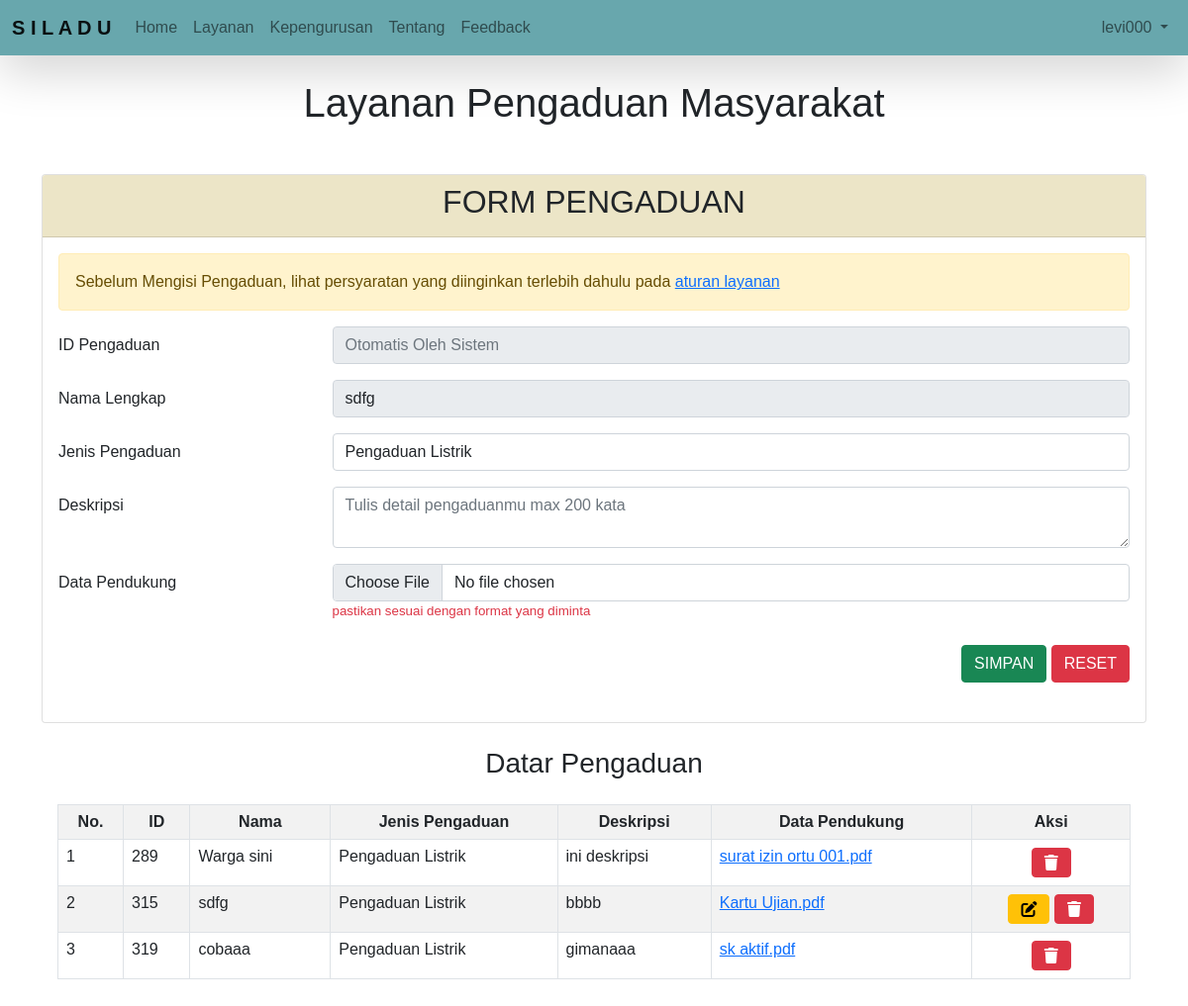
The app's page /pengguna/pengaduan.php (signed in) with its own data.
### tables this page shows
CREATE TABLE `user` (
  `username` varchar(20) NOT NULL,
  `password` varchar(255) NOT NULL,
  `nama` varchar(50) NOT NULL,
  `email` varchar(50) NOT NULL,
  `alamat` text NOT NULL,
  `tlp` varchar(15) NOT NULL,
  `level` enum('admin','petugas','warga') NOT NULL,
  `nip` varchar(18) NOT NULL
);

CREATE TABLE `pengaduan` (
  `id` int(10) NOT NULL,
  `userId` varchar(16) NOT NULL,
  `nama` varchar(100) NOT NULL,
  `jenis` varchar(50) NOT NULL,
  `deskripsi` text NOT NULL,
  `data` varchar(255) NOT NULL DEFAULT '-',
  `tanggal` datetime NOT NULL
);

### pengguna/pengaduan.php (the view, shortened to what this page needs)
<?php
include "../koneksi.php";
?>
<!DOCTYPE html>
<html lang="en">
<head>
    <link rel="stylesheet" href="https://cdnjs.cloudflare.com/ajax/libs/font-awesome/6.1.1/css/all.min.css">
    <link rel="stylesheet" href="https://cdn.jsdelivr.net/npm/bootstrap@5.0.2/dist/css/bootstrap.min.css" rel="stylesheet">
</head>
<body>
    <nav class="navbar navbar-expand-lg navbar-light shadow-lg fixed-top" style="background-color: #68A7AD;">
        <div class="container-fluid">
            <a class="navbar-brand" href="../home.php">S I L A D U</a>
            <div class="collapse navbar-collapse" id="navbarText">
                <ul class="navbar-nav me-auto mb-2 mb-lg-0">
                    <li class="nav-item">
                        <a class="nav-link" aria-current="page" href="../home.php">Home</a>
                    </li>
                    <li class="nav-item layanan">
                        <a class="nav-link" href="#" aria-current="page">Layanan</a>
                    </li>
                    <li class="nav-item kepengurusan">
                        <a class="nav-link" aria-current="page" href="../petugas/kepengurusan/staff.php">Kepengurusan</a>
                    </li>
                    <li class="nav-item about">
                        <a class="nav-link" href="../home.php#tentang">Tentang</a>
                    </li>
                    <li class="nav-item feedback">
                        <a class="nav-link" href="../pengguna/feedback.php">Feedback</a>
                    </li>
                </ul>
                <span class="navbar-profile">
                    <ul class="navbar-nav me-auto mb-2 mb-lg-0">
                        <li class="nav-item dropdown">
                            <a class="nav-link dropdown-toggle" href="#" id="navbarDropdownMenuLink" role="button" data-bs-toggle="dropdown" aria-expanded="false">
                                <?php $username = $_SESSION['username'];
                                echo "$username"; ?>
                            </a>
                        </li>
                    </ul>
                </span>
            </div>
        </div>
    </nav>
    <h1> Layanan Pengaduan Masyarakat</h1>
    <div class="container-fluid pengaduan">
        <div class="card-wrap mt-5">
            <div class="card pengaduan-form">
                <div class="card-header form-peng">
                    <h2 class="card-title text-center">FORM PENGADUAN</h2>
                </div>
                <div class="card-body">
                    <div class="alert alert-warning" role="alert">
                        Sebelum Mengisi Pengaduan, lihat persyaratan yang diinginkan terlebih dahulu pada <a href="../petugas/aturan_layanan.php">aturan layanan</a>
                    </div>
                    <form action="" method="POST" enctype="multipart/form-data">
                        <?php
                        $a = mysqli_query($koneksi, "select * from user where username='$_SESSION[username]'");
                        $tampil = mysqli_fetch_array($a);
                        ?>
                        <div class="mb-3 row">
                            <label for="disabledTextInput" class="col-sm-3 col-form-label text-start">ID Pengaduan</label>
                            <div class="col-sm-9 ">
                                <input type="text" class="form-control" name="id" value="<?= $data['id'] ?>" placeholder="Otomatis Oleh Sistem" disabled>
                            </div>
                        </div>
                        <div class="mb-3 row">
                            <label for="disabledTextInput" class="col-sm-3 col-form-label text-start">Nama Lengkap</label>
                            <div class="col-sm-9 ">
                                <input type="text" class="form-control" name="nama" value="<?= $tampil['nama'] ?>" disabled>
                            </div>
                        </div>
                        <div class="mb-3 row">
                            <label class="col-sm-3 col-form-label text-start">Jenis Pengaduan</label>
                            <div class="col-sm-9">
                                <select name="jenis" class="form-control">
                                    <?php
                                    include "../koneksi.php";
                                    $a = "SELECT * FROM layanan WHERE jenis = 'Pengaduan'";
                                    $b = mysqli_query($koneksi, $a);
                                    while ($c = $b->fetch_array()) { ?>
                                        <option value="<?php echo $c['spesifikasi'] ?>">
                                            <?php echo $c['spesifikasi']; ?>
                                        </option>
                                    <?php } ?>
                                </select>
                            </div>
                        </div>
                        <div class="mb-3 row">
                            <label class="col-sm-3 col-form-label text-start">Deskripsi</label>
                            <div class="col-sm-9">
                                <textarea class="form-control" name="deskripsi" value="<?= @$vdesk ?>" placeholder="Tulis detail pengaduanmu max 200 kata"><?= $vdesk ?></textarea>
                            </div>
                        </div>
                        <div class="mb-3 row">
                            <label for="formFileMultiple" class="col-sm-3 col-form-label text-start">Data Pendukung</label>
                            <div class="col-sm-9">
                                <input class="form-control" type="file" name="data" value="<?= @$vdata ?>" accept="application/pdf">
                                <label class="text-danger" style="font-size:smaller">pastikan sesuai dengan format yang diminta</label>
                            </div>
                        </div>
                        <div class="button-align text-end">
                            <button type="submit" name="simpan" class="btn btn-success">SIMPAN</button>
                            <button type="reset" name="reset" class="btn btn-danger">RESET</button>
                        </div>
                    </form>
                </div>
            </div>
        </div>
        <div class="card-wrap mt-4">
            <h3 class="card-title text-center">Datar Pengaduan</h3>
            <div class="card-body">
                <table class="table table-bordered table-striped">
                    <tr class="text-center">
                        <th>No.</th>
                        <th scope="col">ID</th>
                        <th scope="col">Nama</th>
                        <th scope="col">Jenis Pengaduan</th>
                        <th scope="col">Deskripsi</th>
                        <th scope="col">Data Pendukung</th>
                        <?php if ($_SESSION['level'] == "warga" || $_SESSION['level'] == "petugas") { ?>
                            <th scope="col">Aksi</th>
                        <?php } ?>
                    </tr>
                    <?php
                    $no = 1;
                    if ($_SESSION['level'] == "petugas") {
                        $a = mysqli_query($koneksi, "SELECT * FROM pengaduan");
                    } elseif ($_SESSION['level'] == "warga") {
                        $a = mysqli_query($koneksi, "SELECT * FROM pengaduan where userId='$_SESSION[username]'");
                    }
                    while ($tampil = mysqli_fetch_array($a)) : ?>
                        <tr>
                            <?php
                                $isOwner = $tampil['userId'] == $username = $_SESSION['username'];
                            ?>
                            <td><?= $no++ ?></td>
                            <td><?= $tampil['id'] ?></td>
                            <td><?= $tampil['nama'] ?></td>
                            <td><?= $tampil['jenis'] ?></td>
                            <td><?= $tampil['deskripsi'] ?></td>
                            <td><a href="downloadfile.php?peng=<?= $tampil['data']; ?>"><?php echo $tampil['data']; ?></a></td>
                            <?php if ($_SESSION['level'] == "warga" || $_SESSION['level'] == "petugas") { ?>
                                <td class="text-center">
                                    <?php if ($isOwner) { ?>
                                        <a href="pengaduan.php?hal=edit&id=<?= $tampil['id'] ?>" class="btn btn-warning"><i class="fa-solid fa-pen-to-square"></i></a>
                                    <?php } ?>
                                    <a href="pengaduan.php?hal=hapus&id=<?= $tampil['id'] ?>" onclick="return confirm('Apakah yakin ingin menghapus data ini?')" class="btn btn-danger"><i class="fa-solid fa-trash"></i></a>
                                </td>
                            <?php } ?>
                        </tr>
                    <?php endwhile; ?>
                </table>
            </div>
        </div>
    </div>
    <br><br><br>
</body>
</html>

### pengguna/pengaduan.php (style rules this page uses)
h1 { margin-top: 80px; text-align: center; }
body { font-family: 'Poppins', sans-serif; }
button { background-color: #2d2d44; color: white; padding: 14px 20px; margin: 8px 0; border: none; border-radius: 5px; cursor: pointer; }
.navbar-brand { font-weight: bold; color: #cdc2ae; }
.pengaduan { width: 95%; }
.form-peng { background-color: #ECE5C7; }

### records on screen
user: nama "sdfg"
pengaduan: id "289", nama "Warga sini", jenis "Pengaduan Listrik", deskripsi "ini deskripsi", data "surat izin ortu 001.pdf"
pengaduan: id "315", nama "sdfg", jenis "Pengaduan Listrik", deskripsi "bbbb", data "Kartu Ujian.pdf"
pengaduan: id "319", nama "cobaaa", jenis "Pengaduan Listrik", deskripsi "gimanaaa", data "sk aktif.pdf"

### other values on screen
$username "levi000"
form field jenis "Pengaduan Listrik"
